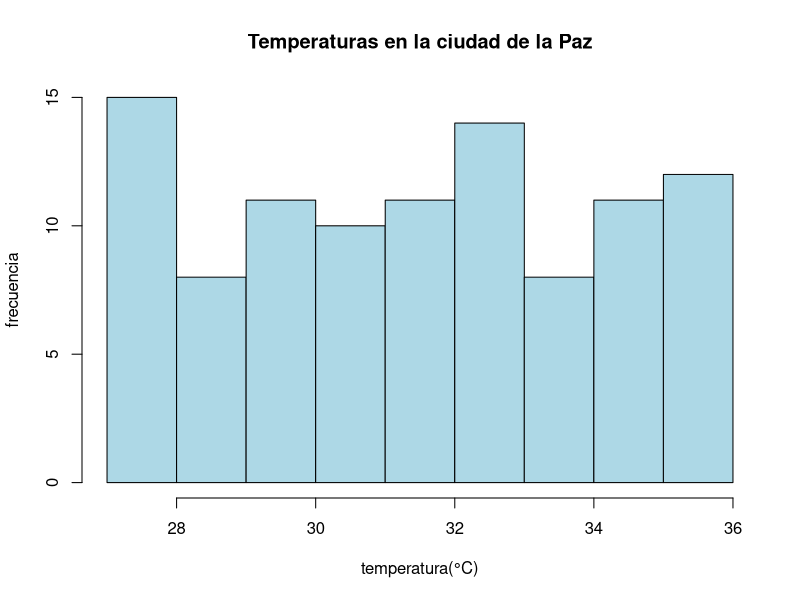
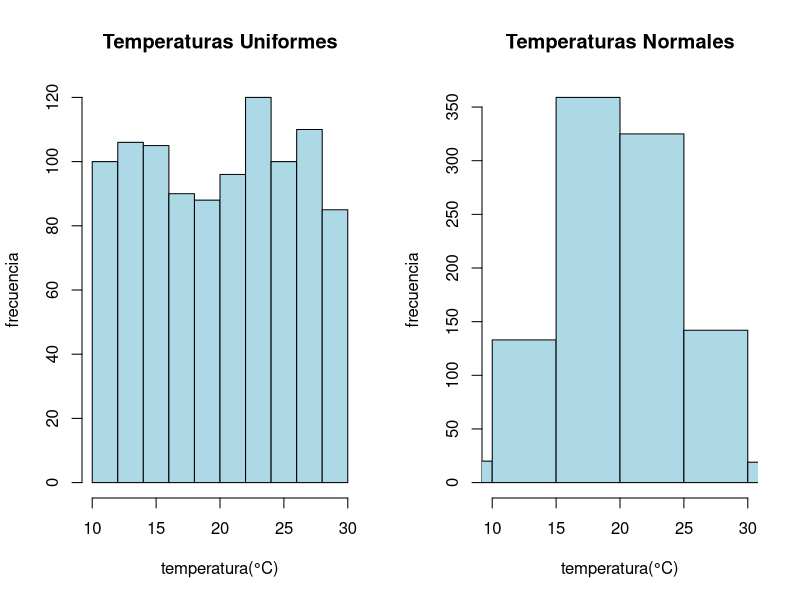

Write the R code that produced these figures, in order.
# Histogramas
temperatura <- runif (100, min= 27, max= 36) # runif genera 1000 numeros aleatorios entre 27 y 36

hist(temperatura,
     main = "Temperaturas en la ciudad de la Paz",
     xlab = "temperatura(°C)",
     ylab = "frecuencia", 
     col = "lightblue", 
     border = "black",
    breaks = 9,
     xlim = c(27,36))

runif (1, min = 0, max = 1) # runif se usa para generar numeros aleatirios 
runif (2, min = 0, max = 1) # genero dos nmero s aleatorios entre 0 y 1

# t unif     t normal

temp_uniforme <-runif(1000, min=10, max=30)
temp_normal <- rnorm(1000, mean=20, sd=5)
# crear un data frame para la tabla
tabla_uniforme <-data.frame(temperatura=temp_uniforme)
tabla_normal <-data.frame(temperatura=temp_normal)

par(mfrow=c(1,2)) # dividir la ventana de graficos en 1 fila y 2 columnas
hist(tabla_uniforme$temperatura,
     main = "Temperaturas Uniformes",
     xlab = "temperatura(°C)",
     ylab = "frecuencia", 
     col = "lightblue", 
     border = "black",
     breaks = 9,
     xlim = c(10,30))
hist(tabla_normal$temperatura,
     main = "Temperaturas Normales",
     xlab = "temperatura(°C)",
     ylab = "frecuencia", 
     col = "lightblue", 
     border = "black",
     breaks = 9,
     xlim = c(10,30))

     # 20/05/25

#tarea segun el profe
HistogramasTabla <- function(df){
     namvars <- names (df)
     n <- length (namvars)
     par (mfrow = c(1,n))# una fila n columnas
     for(var in namvars){
          #histograma para cada variable
          hist(df[[var]],
          main= var,
          xlab = "Rangos",
          ylab = "Frecuencia",
          col = "Lightblue",
          border = "Black")
     }
     par(mfrow = c(1,1)) #regresar a una sola grafica
}